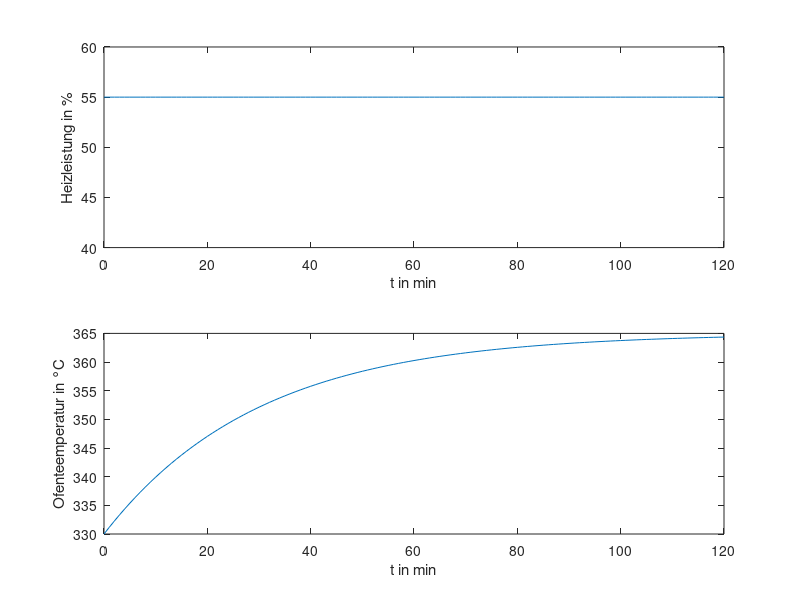

Reproduce this figure in MATLAB.
%% Konstanten definieren

P_AP = 50;       %  %    Heizleistung im Arbeitspunkt
theta_AP = 350;  % °C    Temperatur im Arbeitspunkt
T = 30;          % min   Zeitkonstante 
K = 3;           % K/%   statische Verstärkung

%% Zustandsraummodell für Kleinsignalverhalten aufstellen
A = [-1/T];
b = K/T;
c = 1;
d = 0;
sys = ss(A,b,c,d);

%% Simulation des Kleinsignalverhaltens
t = [0:120]';                   % Simulationszeitpunkte in min 
u = 55*ones(size(t)) - P_AP;    % Eingangssignal (Kleinsignal)
x_0 = 330 - theta_AP;           % Anfangswert (Kleinsignal) 
y = lsim(sys,u,t,x_0);          % Simulation (Kleinsignal)

%% Großsignale berechnen
P = u + P_AP;
theta = y + theta_AP;

%% Plots erstellen
subplot(2,1,1);
plot(t,P);
ylim([40,60]);
xlabel('t in min');
ylabel('Heizleistung in %');

subplot(2,1,2);
plot(t,theta);
xlabel('t in min');
ylabel('Ofenteemperatur in °C');
